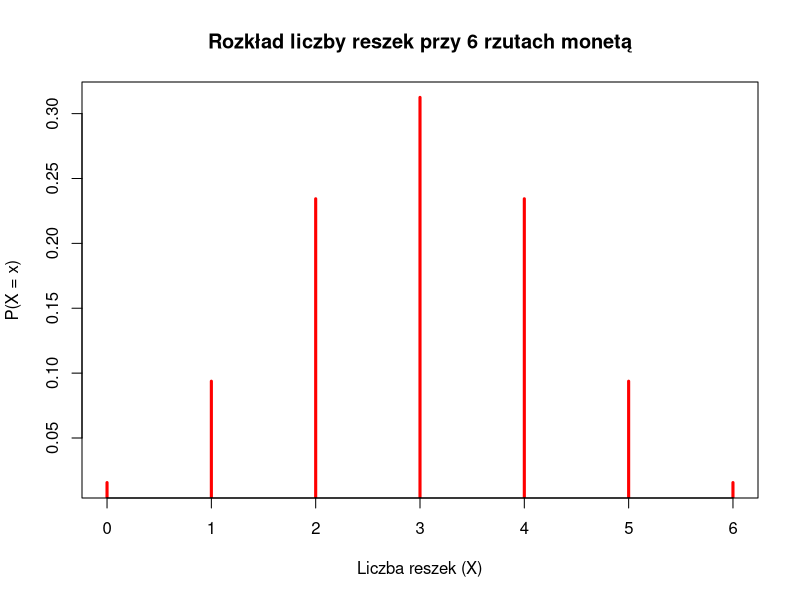
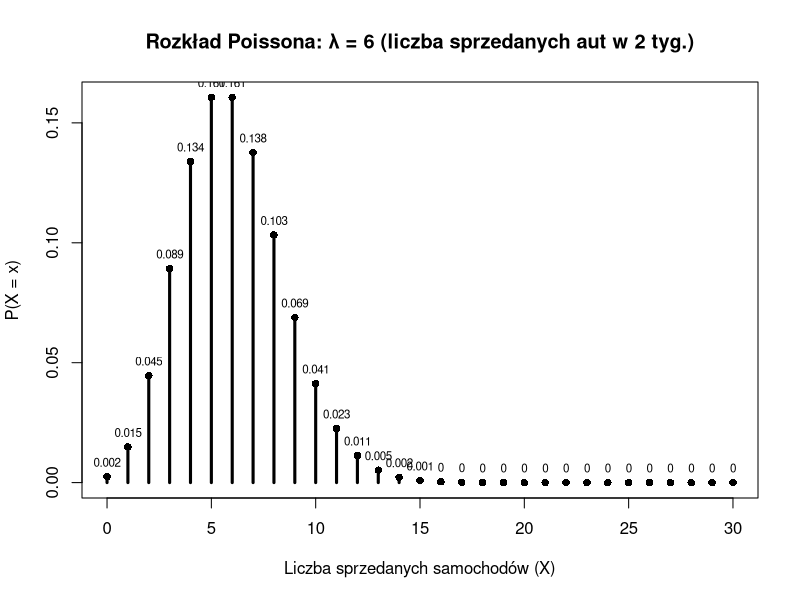
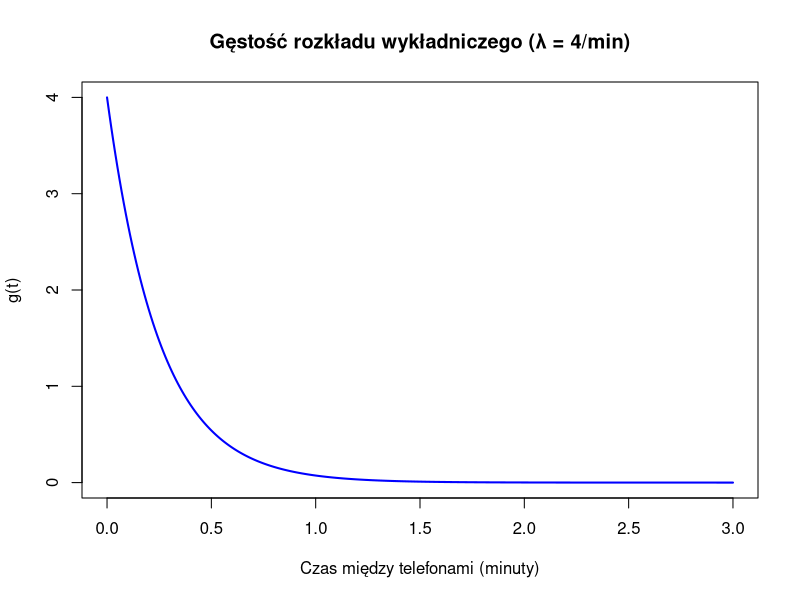
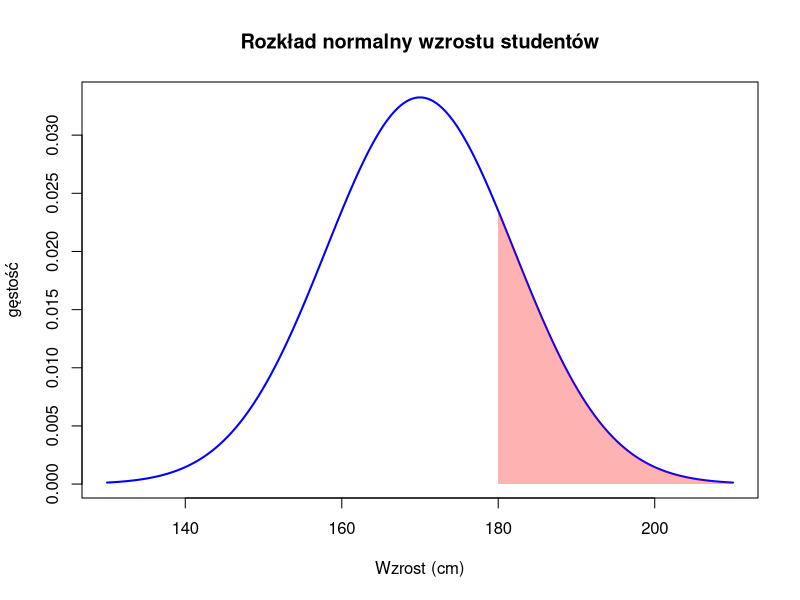

R code for these plots, in order:
# Zad.1
dbinom(5, size = 6, prob = 0.5) #rozklad dwumianowy prawdopodobienstwo punktowe

1 - pbinom(2, size = 6, prob = 0.5) # prawdopodobienstwo skumulowane (dystrybuanta)

pbinom(4, size = 6, prob = 0.5) - pbinom(1, size = 6, prob = 0.5)
cat("\n")

png("rozkład_reszek.png", width = 600, height = 400) # ustawienie typu nazwy i rozmiaru wykresu
x <- 0:6                     # możliwe X
p <- dbinom(x, size = 6, prob = 0.5)
plot(x, p, type = "h", lwd = 3, col = "red",
     main = "Rozkład liczby reszek przy 6 rzutach monetą",
     xlab = "Liczba reszek (X)", ylab = "P(X = x)")

# Zad.2
lambda <- 2*3

p_eq5 <- dpois(5, lambda = lambda) # rozklad poisona prawdopodobienstwo punkctowe

p_ge4  <- 1 - ppois(3, lambda = lambda) # prawdopodobieństwo skumulowane

p_3to5 <- ppois(5, lambda = lambda) - ppois(2, lambda = lambda)

cat("P(X = 5)        =", p_eq5, "\n")
cat("P(X >= 4)       =", p_ge4, "\n")
cat("P(3 <= X <= 5)  =", p_3to5, "\n\n")

png("rozkład_poisson_lambda6.png", width = 800, height = 500)
x <- 0:30
p <- dpois(x, lambda = lambda)
plot(x, p, type = "h", lwd = 3,
     main = "Rozkład Poissona: λ = 6 (liczba sprzedanych aut w 2 tyg.)",
     xlab = "Liczba sprzedanych samochodów (X)",
     ylab = "P(X = x)")
points(x, p, pch = 16)        # kropki na końcach słupków
text(x, p, labels = round(p, 3), pos = 3, cex = 0.7) # wartosci nad slupkami

# Zad.3
a <- 4
b <- 12

punif(7, min=a, max=b) #rozklad jednostajny

punif(11, min=a, max=b) - punif(5, min=a, max=b)

1 - punif(10, min=a, max=b)

qnorm_ <- function(p) a + p*(b-a)  # kwantyl rozkładu jednostajnego
x <- a + 0.4*(b-a)
x
cat("\n")

# Zad.4
lambda <- 4

sec_to_min <- function(s) s/60

p_i <- exp(-lambda * sec_to_min(30))

p_ii <- 1 - exp(-lambda * sec_to_min(20))

p_iii <- exp(-lambda * sec_to_min(40)) - exp(-lambda * sec_to_min(80))

t_iv <- -log(0.2)/lambda

cat("P(T > 30s) =", round(p_i, 4), "\n")
cat("P(T < 20s) =", round(p_ii, 4), "\n")
cat("P(40s < T < 80s) =", round(p_iii, 4), "\n")
cat("t takie, że P(T>t)=0.2:", round(t_iv, 3), "min (≈", round(t_iv*60,1), "s )\n\n")

t <- seq(0, 3, by=0.01)
g <- dexp(t, rate=lambda)

png("wykres_wykładniczy.png", width=800, height=500)
plot(t, g, type="l", lwd=2, col="blue",
     main="Gęstość rozkładu wykładniczego (λ = 4/min)",
     xlab="Czas między telefonami (minuty)",
     ylab="g(t)")

# Zad.5

1 - pnorm(180, mean=170, sd=12) # Funkcja dystrybuanty rozkładu normalnego

pnorm(165, mean=170, sd=12)

pnorm(190, 170, 12) - pnorm(155, 170, 12)

qnorm(0.9, mean=170, sd=12) # Funkcja kwantylowa rozkładu normalnego

x <- seq(130, 210, by=0.1)
y <- dnorm(x, mean=170, sd=12)
plot(x, y, type="l", lwd=2, col="blue",
     main="Rozkład normalny wzrostu studentów",
     xlab="Wzrost (cm)", ylab="gęstość")

x_fill <- seq(180, 210, by=0.1)
polygon(c(x_fill, rev(x_fill)), c(dnorm(x_fill,170,12), rep(0,length(x_fill))),
        col=rgb(1,0,0,0.3), border=NA)
cat("\n")

# Zad.6

n <- 180
p <- 1/6

p_i <- dbinom(27, n, p) # prawdopodobieństwo punktowe

p_ii <- 1 - pbinom(31, n, p) # dystrybuanta

p_iii <- pbinom(28, n, p)

p_iv <- pbinom(33, n, p) - pbinom(24, n, p)

cat("P(X=27) =", round(p_i,4), "\n")
cat("P(X>=32) =", round(p_ii,4), "\n")
cat("P(X<29) =", round(p_iii,4), "\n")
cat("P(25<=X<=33) =", round(p_iv,4), "\n")